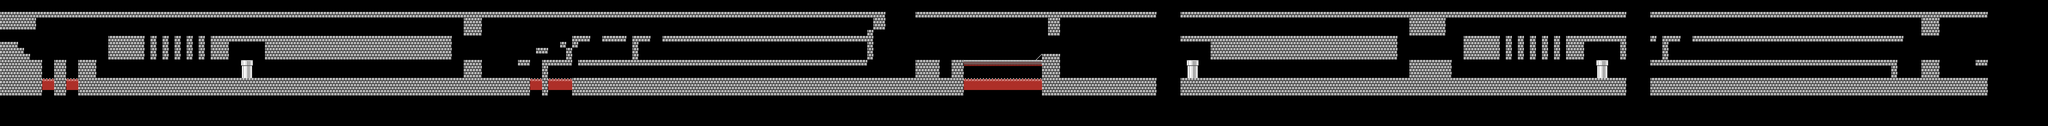

Below is a game level as drawn by its tile map, then a one-line description and the .tmx that defines it (tile-layer data replaced by summaries):
An orthogonal 340x21 tile map with 16x16 px tiles, 4 tile layers (sky, background, ground, renderOnTop), 2 tilesets and 59 objects (18x drop, 13x castleBridge, 9x fireBar, 5x lava, 3x zone, ...).

<map version="1.5" tiledversion="1.7.2" orientation="orthogonal" renderorder="left-up" width="340" height="21" tilewidth="16" tileheight="16" infinite="0" backgroundcolor="#000000" nextlayerid="8" nextobjectid="64">
 <editorsettings>
  <export target="../tiled level jsons/4/level4.json" format="json" />
 </editorsettings>
 <tileset firstgid="1" source="../level grids/mariobros4-4grid.tsx" />
 <tileset firstgid="3601" source="../spritesheets/tiles.tsx" />
 <objectgroup id="2" name="zones">
  <object id="61" name="mainLevel" type="zone" x="0" y="32" width="3072" height="208">
   <properties>
    <property name="music" value="castle" />
    <property name="theme" value="castle" />
   </properties>
  </object>
  <object id="62" name="wrongWay1" type="zone" x="3136" y="32" width="1184" height="208">
   <properties>
    <property name="theme" value="castle" />
   </properties>
  </object>
  <object id="63" name="wrongWay2" type="zone" x="4384" y="32" width="896" height="208">
   <properties>
    <property name="theme" value="castle" />
   </properties>
  </object>
 </objectgroup>
 <layer id="3" name="sky" width="340" height="21">
  <data>[7140 cells, 0 non-empty, 0 distinct tile ids]</data>
 </layer>
 <layer id="4" name="background" width="340" height="21">
  <data>[7140 cells, 47 non-empty, 3 distinct tile ids]</data>
 </layer>
 <layer id="5" name="ground" width="340" height="21">
  <data>[7140 cells, 2003 non-empty, 6 distinct tile ids]</data>
 </layer>
 <objectgroup id="6" name="spawns">
  <object id="1" type="start" x="32" y="96" width="16" height="16" />
  <object id="3" name="wrong1" type="drop" x="848" y="160" width="16" height="48">
   <properties>
    <property name="goToPipe" value="wrong1Exit" />
   </properties>
  </object>
  <object id="4" name="wrong1Back" type="drop" x="816" y="192" width="16" height="16" />
  <object id="5" name="wrong1Exit" type="drop" x="3360" y="192" width="16" height="16" />
  <object id="6" name="wrong1Rev" type="drop" x="3328" y="160" width="16" height="48">
   <properties>
    <property name="goToPipe" value="wrong1Back" />
   </properties>
  </object>
  <object id="7" name="return1" type="drop" x="4160" y="48" width="16" height="48">
   <properties>
    <property name="goToPipe" value="return1Exit" />
   </properties>
  </object>
  <object id="8" name="return2" type="drop" x="4160" y="160" width="16" height="48">
   <properties>
    <property name="goToPipe" value="return2Exit" />
   </properties>
  </object>
  <object id="9" name="return1Exit" type="drop" x="560" y="80" width="16" height="16">
   <properties>
    <property name="goToPipe" value="" />
   </properties>
  </object>
  <object id="10" name="return2Exit" type="drop" x="560" y="192" width="16" height="16">
   <properties>
    <property name="goToPipe" value="" />
   </properties>
  </object>
  <object id="11" type="fireBreath" x="2160" y="144" width="16" height="16" />
  <object id="12" name="wrong3" type="drop" x="2016" y="112" width="16" height="48">
   <properties>
    <property name="goToPipe" value="wrong3Exit" />
   </properties>
  </object>
  <object id="13" name="wrong2" type="drop" x="2016" y="48" width="16" height="48">
   <properties>
    <property name="goToPipe" value="wrong2Exit" />
   </properties>
  </object>
  <object id="14" name="wrong2Back" type="drop" x="1984" y="80" width="16" height="16" />
  <object id="15" name="wrong3Back" type="drop" x="1984" y="144" width="16" height="16" />
  <object id="17" name="wrong3Rev" type="drop" x="4720" y="112" width="16" height="48">
   <properties>
    <property name="goToPipe" value="wrong3Back" />
   </properties>
  </object>
  <object id="18" name="wrong3Exit" type="drop" x="4752" y="144" width="16" height="16" />
  <object id="19" name="wrong2Exit" type="drop" x="4752" y="80" width="16" height="16" />
  <object id="20" name="wrong2Rev" type="drop" x="4720" y="48" width="16" height="48">
   <properties>
    <property name="goToPipe" value="wrong2Back" />
   </properties>
  </object>
  <object id="22" name="return3" type="drop" x="5136" y="96" width="16" height="64">
   <properties>
    <property name="goToPipe" value="return3Exit" />
   </properties>
  </object>
  <object id="24" name="return3Exit" type="drop" x="1264" y="144" width="16" height="16" />
  <object id="25" type="pipe" x="640" y="160" width="32" height="32">
   <properties>
    <property name="direction" value="down" />
    <property name="enemy" value="plant" />
    <property name="hasEnemy" type="bool" value="true" />
    <property name="variant" type="int" value="2" />
   </properties>
  </object>
  <object id="26" type="pipe" x="4240" y="160" width="32" height="32">
   <properties>
    <property name="direction" value="down" />
    <property name="enemy" value="plant" />
    <property name="hasEnemy" type="bool" value="true" />
    <property name="variant" type="int" value="2" />
   </properties>
  </object>
  <object id="27" type="fireBreath" x="4896" y="144" width="16" height="16" />
  <object id="28" type="lava" x="176" y="208" width="32" height="16" />
  <object id="29" type="lava" x="112" y="208" width="32" height="16" />
  <object id="30" type="lava" x="1408" y="208" width="32" height="16" />
  <object id="31" type="lava" x="1456" y="208" width="64" height="16" />
  <object id="32" type="lava" x="2560" y="208" width="208" height="16" />
  <object id="33" type="fireBar" x="1840" y="96" width="16" height="16" />
  <object id="34" type="fireBar" x="1952" y="160" width="16" height="16">
   <properties>
    <property name="clockwise" type="bool" value="true" />
   </properties>
  </object>
  <object id="35" type="fireBar" x="848" y="96" width="16" height="16">
   <properties>
    <property name="clockwise" type="bool" value="true" />
   </properties>
  </object>
  <object id="36" type="fireBar" x="960" y="144" width="16" height="16">
   <properties>
    <property name="clockwise" type="bool" value="true" />
   </properties>
  </object>
  <object id="37" type="fireBar" x="3472" y="144" width="16" height="16">
   <properties>
    <property name="clockwise" type="bool" value="true" />
   </properties>
  </object>
  <object id="38" type="fireBar" x="3360" y="96" width="16" height="16">
   <properties>
    <property name="clockwise" type="bool" value="true" />
   </properties>
  </object>
  <object id="39" type="fireBar" x="4576" y="96" width="16" height="16" />
  <object id="40" type="fireBar" x="4688" y="160" width="16" height="16">
   <properties>
    <property name="clockwise" type="bool" value="true" />
   </properties>
  </object>
  <object id="41" name="axe1_bowser" type="bowser" x="2688" y="144" width="16" height="16" />
  <object id="42" type="fireBreath" x="2592" y="112" width="16" height="16" />
  <object id="43" type="fireBar" x="2592" y="160" width="16" height="16" />
  <object id="44" type="podoboo" x="2640" y="240" width="16" height="16">
   <properties>
    <property name="jumpHeight" type="int" value="150" />
   </properties>
  </object>
  <object id="45" name="axe1" type="axe" x="2768" y="128" width="16" height="16">
   <properties>
    <property name="variant" type="int" value="3" />
   </properties>
  </object>
  <object id="46" name="axe1" type="castleBridge" x="2560" y="160" width="16" height="16">
   <properties>
    <property name="order" type="int" value="1" />
   </properties>
  </object>
  <object id="47" name="axe1" type="castleBridge" x="2592" y="160" width="16" height="16">
   <properties>
    <property name="order" type="int" value="3" />
   </properties>
  </object>
  <object id="48" name="axe1" type="castleBridge" x="2576" y="160" width="16" height="16">
   <properties>
    <property name="order" type="int" value="2" />
   </properties>
  </object>
  </objectgroup>
 <layer id="7" name="renderOnTop" width="340" height="21">
  <data>[7140 cells, 12 non-empty, 4 distinct tile ids]</data>
 </layer>
</map>
<!-- 12 of 59 objects omitted -->
